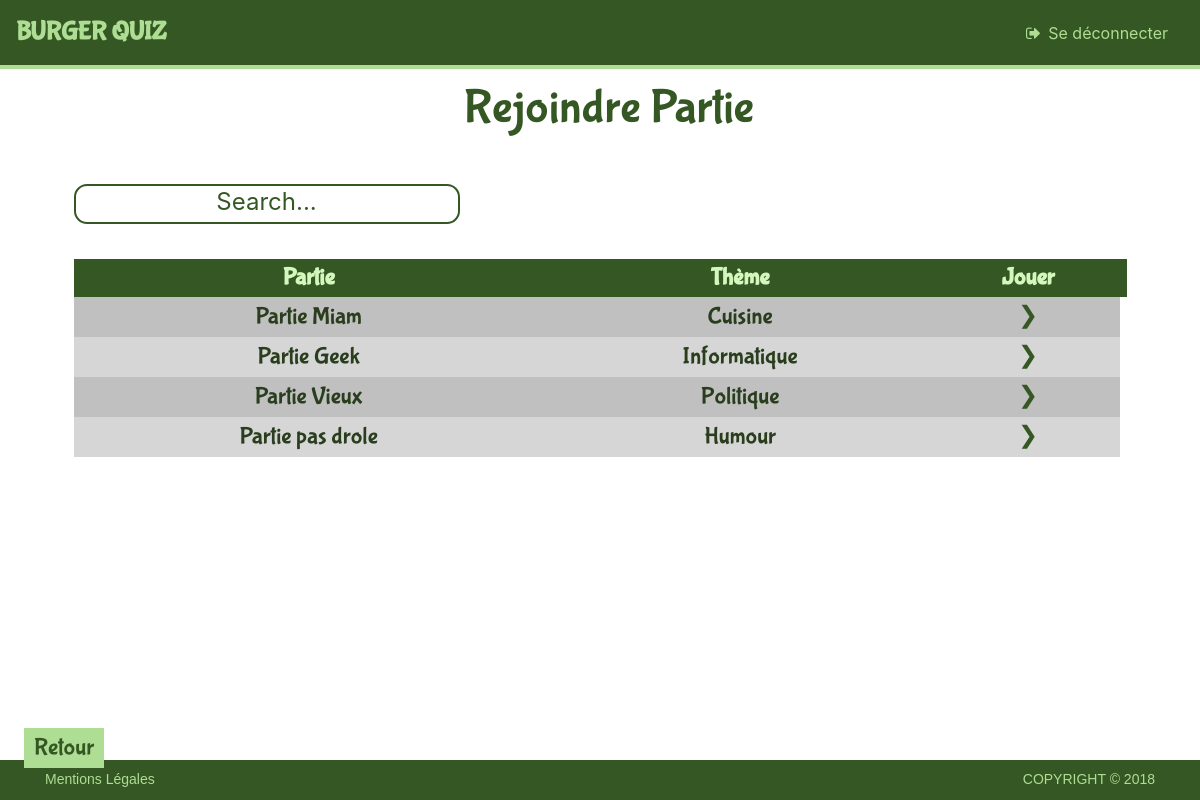
/joinpart.php (signed in), run on the app's committed database.
### tables this page shows
CREATE TABLE Partie(
        id_partie  Int  Auto_increment  NOT NULL ,
        nom_partie Varchar (256) NOT NULL
	,CONSTRAINT Partie_PK PRIMARY KEY (id_partie)
);

### php/InterfaceBDD.php (called while the page is built, shortened)
<?php
class InterfaceBDD {
    private $bdd;
    public function getBdd() {
        return $this->bdd;
    }
    public function setBdd($_bdd) {
        $this->bdd = $_bdd;
    }
    public function Connect() {
        return $this->getBdd();
    }
    public function RequestAllPartiesWithTheme() {
        try {
            $request = 'select T.id_partie, T.nom_partie, Theme.nom_theme from (' .
                    'select Partie.id_partie, Partie.nom_partie, Question.id_theme from' .
                    ' comprend, Partie, Question ' .
                    'where comprend.id_partie=Partie.id_partie &&' .
                    ' comprend.id_question=Question.id_question group by Partie.id_partie) ' .
                    'as T,Theme where T.id_theme=Theme.id_theme';
            $statement = $this->getBdd()->prepare($request);
            $statement->execute();
            $result = $statement->fetchAll();
        } catch (PDOException $exception) {
            error_log('Request error: ' . $exception->getMessage());
            return false;
        }
        return $result;
    }
}

### joinpart.php (the view, shortened to what this page needs)
<!DOCTYPE html>
<html>
    <head>
        <link href="vendor/bootstrap/css/bootstrap.min.css" rel="stylesheet">
        <link href="vendor/font-awesome/css/font-awesome.min.css" rel="stylesheet" type="text/css">
        <link href="vendor/datatables/dataTables.bootstrap4.css" rel="stylesheet">
        <link href="css/general.css" rel="stylesheet" type="text/css">
        <link href="css/notify.css" rel="stylesheet" type="text/css">
    </head>
    <body>
        <?php require_once("includes/nav.template.php"); ?>
        <div class="container-fluid base-main-content">
            <h1 align="center" id="bq-info-page"> Rejoindre Partie </h1>
            <input class="form-control mr-sm-2" id="bq-searchbar" type="text" placeholder="Search..." aria-label="Search">
            <div id="bq-join">
                <table id="bq-searchtab" class="bq-table">
                    <tr>
                        <th> Partie </th>
                        <th> Thème </th>
                        <th> Jouer <th>
                    </tr>
                    <?php
                    require_once('php/InterfaceBDD.php');
                    $db = new InterfaceBDD();
                    $parties = $db->RequestAllPartiesWithTheme();
                    foreach ($parties as $partie) {
                        echo '<form action="action.php" method="GET">';
                        echo '<tr>';
                        echo '<td>' . $partie['nom_partie'] . '</td>';
                        echo '<td>' . $partie['nom_theme'] . '</td>';
                        echo '<td><input type="hidden" name="partie" value="' . $partie['id_partie'] . '"><input type="submit" value="❯"></td>';
                        echo '</tr>';
                        echo '</form>';
                    }
                    ?>
            </div>
            <button id="bq-fixed-retour" onclick="location.href = 'parties.php';"> Retour </button>
        </div>
        <?php require_once("includes/footer.template.php"); ?>
    </body>
</html>

### css/general.css (style rules this page uses)
:root { --bq-nice-font: 'Bubblegum Sans', Regular; --bq-basic-font: Helvetica; --bq-footer-height: 40px; }
html { position: relative; min-height: 100%; }
body { overflow-x: auto; }
table { text-align: center; }
input { background-color: #FFFFFF; border: 2px solid; border-color: #355723; border-radius: 3px; color: grey; caret-color: grey; }
input::placeholder { color: grey; }
.base-main-content { margin-top: 80px; margin-bottom: 80px; }
#bq-info-page { font-size: 48px; margin-left: 1.5%; color: #355723; font-family: var(--bq-nice-font); }
#bq-fixed-retour { z-index: 999; position: fixed; background-color: #aedd94; border: none; color: #355723; font-size: 24px; font-family: var(--bq-nice-font); min-width: 80px; left: 2vw; bottom: 4vh; min-height: 40px; }
.bq-table { width: 100%; font-size: 24px; font-family: var(--bq-nice-font); }
.bq-table th { background-color: #355723; color: #d3f8bd; }
.bq-table tr { color: #2a3e1e; }
.bq-table tr:nth-child(even) td { background-color: #c0c0c0; }
.bq-table tr:nth-child(odd) td { background-color: #d6d6d6; }
#bq-searchbar { width: 33%; border: 2px solid; border-color: #355723; border-radius: 13px; margin-top: 4%; margin-bottom: 3%; margin-left: 5%; }
#bq-searchbar::placeholder { color: #355723; font-size: 24px; text-align: center; }
#bq-searchtab { align-self: center; margin-bottom: 5%; margin-left: 5%; width: 90%; }
#bq-searchtab td > input { border: none; background-color: inherit; color: #355723; }

### data on the page
partie: nom_partie "Partie Miam", nom_theme "Cuisine"
partie: nom_partie "Partie Geek", nom_theme "Informatique"
partie: nom_partie "Partie Vieux", nom_theme "Politique"
partie: nom_partie "Partie pas drole", nom_theme "Humour"
